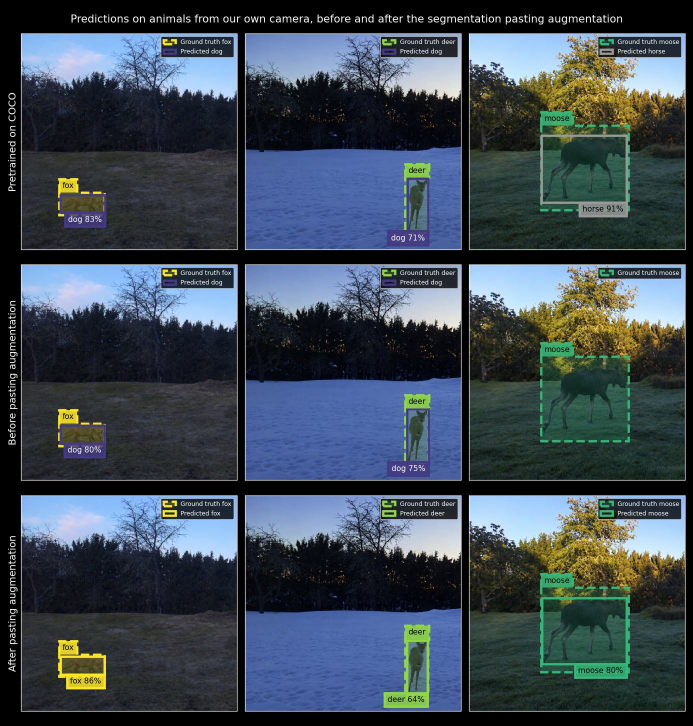
#> input picture docs/nordic/own_camera/animals.jpg, 1386 x 1452 px (shown at 1/2 size)
$ python -i prepare_camera_frames.py   (imports and definitions only)
#> lines starting #> are read from the running program, lines starting #| are printed output that depends on the picture; after the words box and inside, x2 and y2 are one past the last pixel; in counts of white or black regions, pixels touching at a corner belong together
#!/usr/bin/env python3
"""Turn the saved detections of the garden camera into clean images.

The camera saves a frame whenever its detector fires and draws the box and label into the frame.
Most of these detections are false positives on fixed objects, so the frames are in fact empty
scenes. This script finds the drawn overlay, removes it and writes

    nordic_animals/empty/    frames without animals, as backgrounds for training
    nordic_animals/animals/  frames with real animals, as the camera test set

Run: python scripts/prepare_camera_frames.py --true-positives <folder> [--excluded-dates YYYY-MM-DD ...]
"""
import argparse
import json
import random
from collections import defaultdict
from datetime import datetime, timedelta
from multiprocessing import Pool
from pathlib import Path

import cv2
import numpy as np

# Box colors of the Ultralytics plot for the COCO classes the camera has saved, in BGR
overlay_colors = {
    "person": (255, 42, 4),
    "car": (243, 243, 243),
    "truck": (0, 237, 204),
    "cat": (255, 36, 125),
    "dog": (104, 0, 123),
    "horse": (108, 27, 255),
}
color_tolerance = 60
label_min_size = (15, 40)  # rows, columns
label_max_height = 45
line_width = 7
inpaint_margin = 3
blend_margin = 8
spot_cell = 60
static_spot_min_days = 5
donor_time_window = timedelta(days=5)
donor_max_residual = 20
donor_max_tries = 12
frames_per_day_and_hour = 3
timestamp_format = "%Y-%m-%d  %H:%M:%S"


def parse_name(path):
    timestamp_text, _, class_text = path.stem.rpartition("-")
    return datetime.strptime(timestamp_text, timestamp_format), class_text.split("_")


def find_overlays(image):
    """Find the drawn boxes with their labels.

    A box and its label have the same flat color and touch, so they form one connected region of that color.
    The label is the solid rectangle at the top left of the region, the box is what lies below it. Returns one
    dict per overlay with class, box and label, both as x1, y1, x2, y2.
    """
    overlays = []
    for class_name, color in overlay_colors.items():
        color = np.array(color, dtype=np.int16)
        lower, upper = np.clip(color - color_tolerance, 0, 255), np.clip(color + color_tolerance, 0, 255)
        color_mask = cv2.inRange(image, lower.astype(np.uint8), upper.astype(np.uint8))
        closed_mask = cv2.morphologyEx(color_mask, cv2.MORPH_CLOSE, np.ones((9, 9), np.uint8))
        n_regions, regions, stats, _ = cv2.connectedComponentsWithStats(closed_mask)

        for region_id in range(1, n_regions):
            left, top, width, height, _ = stats[region_id]
            if width < 8 or height < 8 or width > image.shape[1] // 2:
                continue
            region = (regions[top:top + height, left:left + width] == region_id).astype(np.uint8)
            solid = cv2.morphologyEx(region, cv2.MORPH_OPEN, np.ones(label_min_size, np.uint8))
            _, _, solid_stats, _ = cv2.connectedComponentsWithStats(solid)
            labels_at_top_left = [stat for stat in solid_stats[1:] if stat[0] <= 4 and stat[1] <= 4]
            if not labels_at_top_left:
                continue
            label_left, label_top, label_width, label_height, label_area = (int(value) for value in labels_at_top_left[0])
            if label_area < 0.7 * label_width * label_height or label_height > label_max_height:
                continue

            below_label = region[label_top + label_height + 2:]
            if below_label.any():
                box_columns = np.flatnonzero(below_label.any(axis=0))
                box_x1, box_x2, box_y1 = int(box_columns.min()), int(box_columns.max()) + 1, label_top + label_height - line_width
                beside_label = region[label_top + 1:label_top + line_width, label_left + label_width + 3:box_x2]
                if beside_label.size and beside_label.mean() > 0.6:
                    box_y1 = label_top
            else:
                box_x1, box_x2, box_y1 = 0, int(width), label_top
            overlays.append({
                "class": class_name,
                "box": [int(left) + box_x1, int(top) + max(box_y1, 0), int(left) + box_x2, int(top + height)],
                "label": [int(left) + label_left, int(top) + label_top, int(left) + label_left + label_width, int(top) + label_top + label_height],
            })
    return overlays


# [48 lines left out: functions overlay_mask, overlay_rectangles, index_frame, build_index, not called in this run]


def spot_of(overlay):
    x1, y1, x2, y2 = overlay["box"]
    return overlay["class"], (x1 + x2) // 2 // spot_cell, (y1 + y2) // 2 // spot_cell, (x2 - x1) // spot_cell, (y2 - y1) // spot_cell


# [7 lines left out: function find_static_spots, not called in this run]


def seconds_of_day_apart(first, second):
    difference = abs((first.hour * 3600 + first.minute * 60 + first.second) - (second.hour * 3600 + second.minute * 60 + second.second))
    return min(difference, 86400 - difference)


# [68 lines left out: functions fill_from_other_frame, remove_overlay, sample_empty_frames, not called in this run]


def output_name(entry):
    return datetime.fromisoformat(entry["time"]).strftime("%Y-%m-%d_%H-%M-%S") + ".jpg"


# [42 lines left out: function main, not called in this run]


# [2 lines not run here, left out]

>>> import cv2
>>> picture = cv2.imread('../docs/nordic/own_camera/animals.jpg')
#> picture is the input picture: shape (1452, 1386, 3); mean B, G, R 83.1, 72.6, 60.8
>>> result = find_overlays(picture)
#> the loop in find_overlays, `for class_name, color in overlay_colors.items():` made 6 passes
#> n_regions on passes 1 to 6: 1, 266, 81, 1, 317, 1
#> pass 2, in find_overlays, `color_mask = cv2.inRange(image, lower.astype(np.uint8), upper.astype(n..`:
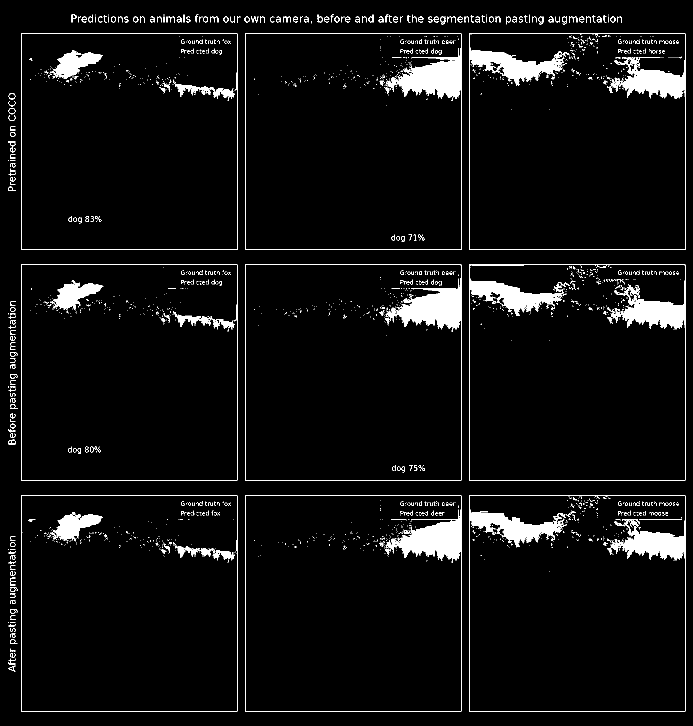
#> color_mask: shape (1452, 1386) (shown at 1/2 size); 5% white; 2123 white regions (1880 under 20 px), largest, box (x1, y1, x2, y2) and area: (938, 67, 1371, 500) 13438, (938, 529, 1371, 961) 13345, (938, 991, 1371, 1423) 13339
#> pass 2, in find_overlays, `closed_mask = cv2.morphologyEx(color_mask, cv2.MORPH_CLOSE, np.ones((9..`:
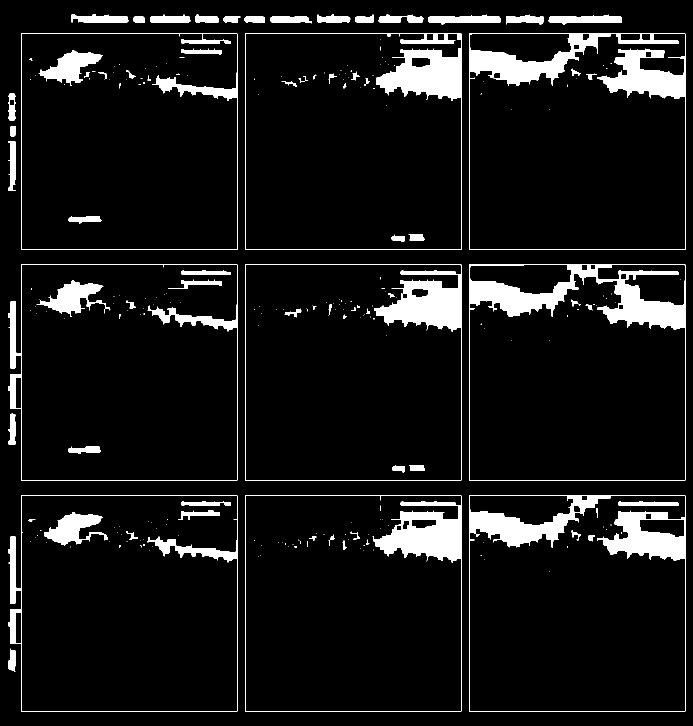
#> closed_mask: shape (1452, 1386) (shown at 1/2 size); 8% white; 265 white regions (185 under 20 px), largest, box (x1, y1, x2, y2) and area: (938, 67, 1371, 500) 22130, (938, 529, 1371, 961) 21216, (938, 991, 1371, 1423) 20743
#> after the loop in find_overlays, `for class_name, color in overlay_colors.items():`: overlays = 3 items
#> result = 3 items

$ run again, on docs/nordic/own_camera/before_pasting.jpg
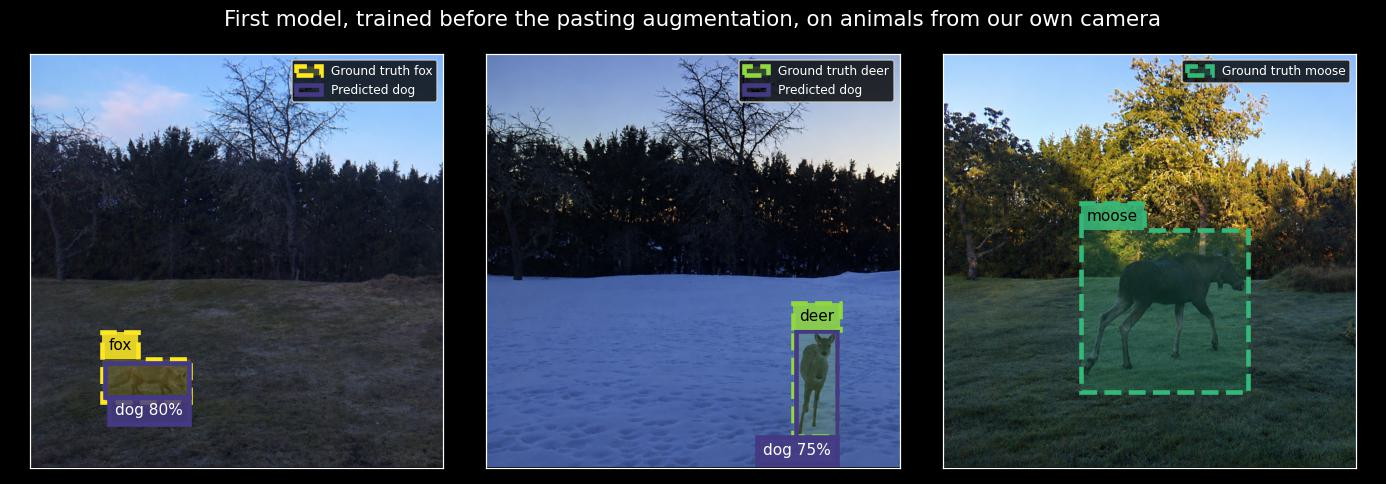
#> input picture docs/nordic/own_camera/before_pasting.jpg, 1386 x 484 px
#> picture is the input picture: shape (484, 1386, 3); mean B, G, R 76.9, 66.5, 55.9
#> the loop in find_overlays, `for class_name, color in overlay_colors.items():` made 6 passes
#> n_regions on passes 1 to 6: 1, 93, 23, 1, 105, 1
#> pass 2, in find_overlays, `color_mask = cv2.inRange(image, lower.astype(np.uint8), upper.astype(n..`:
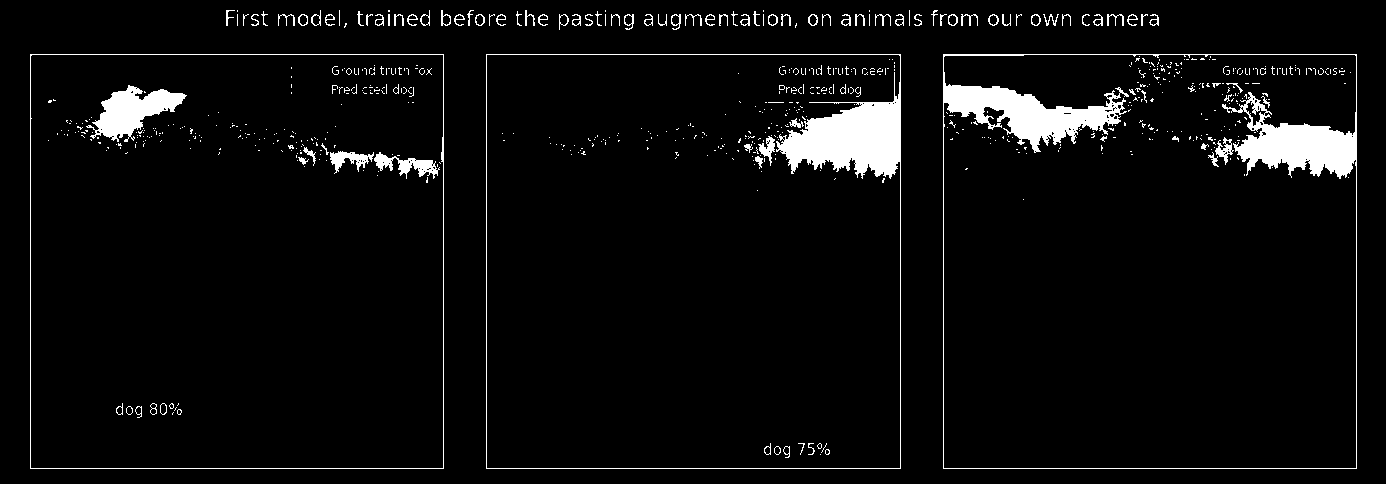
#> color_mask: shape (484, 1386); 4.8% white; 693 white regions (594 under 20 px), largest, box (x1, y1, x2, y2) and area: (943, 54, 1357, 469) 12328, (486, 54, 901, 469) 8166, (86, 85, 187, 142) 2632
#> after the loop in find_overlays, `for class_name, color in overlay_colors.items():`:
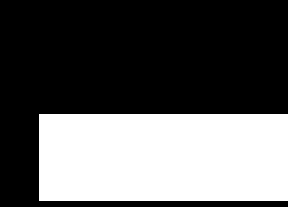
#> solid: shape (69, 96) (shown 3 times larger); values 0 (black) and 1 (white), 36.3% white; 1 white region, box (x1, y1, x2, y2) and area: (13, 38, 96, 67) 2407
#> after the loop in find_overlays, `for class_name, color in overlay_colors.items():`: overlays = 3 items
